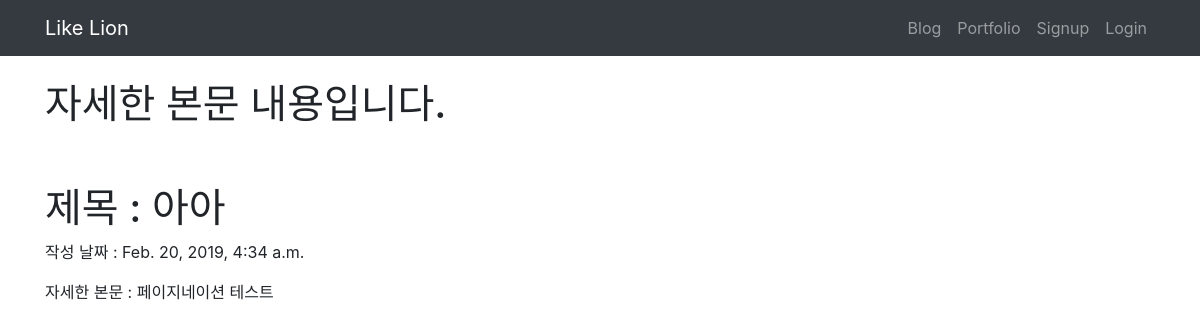
The app's page /secondassignmnet/4 with its own data.
### secondassignment/models.py (models this page shows, shortened)
class Blog(models.Model):
    title = models.CharField(max_length=200)
    pub_date = models.DateTimeField('date published')
    body = models.TextField()

### secondassignment/views.py (the view)
# urls.py: path('<int:blog_id>', views.detail, name="detail"),
def detail(request, blog_id):
    blog_detail = get_object_or_404(Blog, pk = blog_id)
    return render(request, 'detail.html', {'blog':blog_detail})

### secondassignment/templates/detail.html
{% extends 'base.html' %}
{% block content %}
<h1> 자세한 본문 내용입니다. </h1>
<br><br>
<h1> 제목 : {{blog.title}} </h1>
<p> 작성 날짜 : {{blog.pub_date}} </p>
<p> 자세한 본문 : {{blog.body}}</p>
{% endblock %}

### records on screen
Blog: title "아아", pub_date "Feb. 20, 2019, 4:34 a.m.", body "페이지네이션 테스트"
